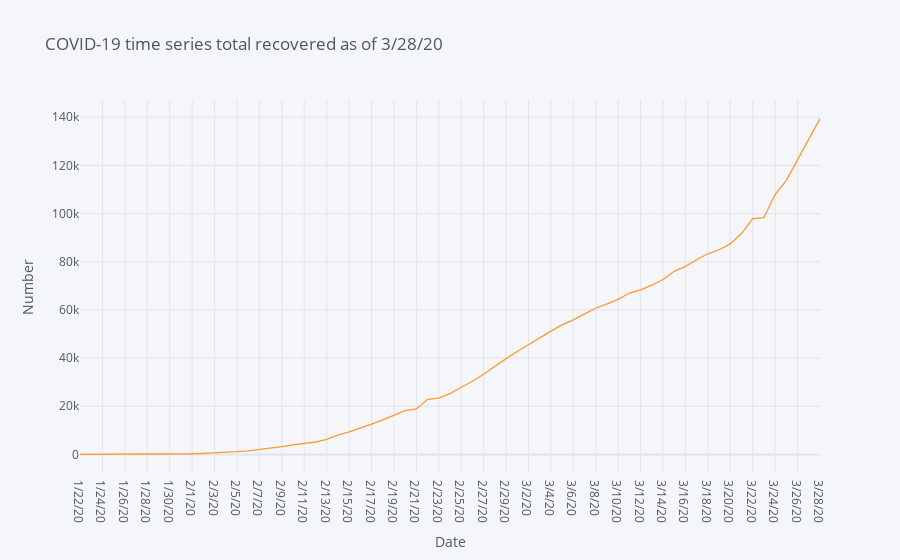

Write notebook code for a chart like this one.
### Code cell
# Total recovered by date

covid19_recovered.loc["Total"] = covid19_recovered.sum()
df_recovered_total=covid19_recovered.iloc[-1,4:]
fig = df_recovered_total.iplot(asFigure=True, xTitle="Date", yTitle="Number", title=f'COVID-19 time series total recovered as of {recovered_latest}')
fig

### Figure 1 — Plotly figure (JSON) as saved in the notebook; plotly's stock layout.template omitted (floating-point values rounded to 4 significant figures)
{"data": [{"line": {"color": "rgba(255, 153, 51, 1.0)", "dash": "solid", "shape": "linear", "width": 1.3}, "mode": "lines", "name": "Total", "text": "", "type": "scatter", "x": ["1/22/20", "1/23/20", "1/24/20", "1/25/20", "1/26/20", "1/27/20", "1/28/20", "1/29/20", "1/30/20", "1/31/20", "2/1/20", "2/2/20", "2/3/20", "2/4/20", "2/5/20", "2/6/20", "2/7/20", "2/8/20", "2/9/20", "2/10/20", "2/11/20", "2/12/20", "2/13/20", "2/14/20", "2/15/20", "2/16/20", "2/17/20", "2/18/20", "2/19/20", "2/20/20", "2/21/20", "2/22/20", "2/23/20", "2/24/20", "2/25/20", "2/26/20", "2/27/20", "2/28/20", "2/29/20", "3/1/20", "3/2/20", "3/3/20", "3/4/20", "3/5/20", "3/6/20", "3/7/20", "3/8/20", "3/9/20", "3/10/20", "3/11/20", "3/12/20", "3/13/20", "3/14/20", "3/15/20", "3/16/20", "3/17/20", "3/18/20", "3/19/20", "3/20/20", "3/21/20", "3/22/20", "3/23/20", "3/24/20", "3/25/20", "3/26/20", "3/27/20", "3/28/20"], "y": [28, 30, 36, 39, 52, 61, 107, 126, 143, 222, 284, 472, 623, 852, 1124, 1487, 2011, 2616, 3244, 3946, 4683, 5150, 6295, 8058, 9395, 10865, 12583, 14352, 16121, 18177, 18890, 22886, 23394, 25227, 27905, 30384, 33277, 36711, 39782, 42716, 45602, 48228, 51170, 53796, 55865, 58358, 60694, 62494, 64404, 67003, 68324, 70251, 72624, 76034, 78088, 80840, 83312, 84975, 87420, 91692, 97899, 98351, 108000, 113787, 122150, 130915, 139415]}], "layout": {"legend": {"bgcolor": "#F5F6F9", "font": {"color": "#4D5663"}}, "paper_bgcolor": "#F5F6F9", "plot_bgcolor": "#F5F6F9", "title": {"font": {"color": "#4D5663"}, "text": "COVID-19 time series total recovered as of 3/28/20"}, "xaxis": {"gridcolor": "#E1E5ED", "showgrid": true, "tickfont": {"color": "#4D5663"}, "title": {"font": {"color": "#4D5663"}, "text": "Date"}, "zerolinecolor": "#E1E5ED"}, "yaxis": {"gridcolor": "#E1E5ED", "showgrid": true, "tickfont": {"color": "#4D5663"}, "title": {"font": {"color": "#4D5663"}, "text": "Number"}, "zerolinecolor": "#E1E5ED"}}}
